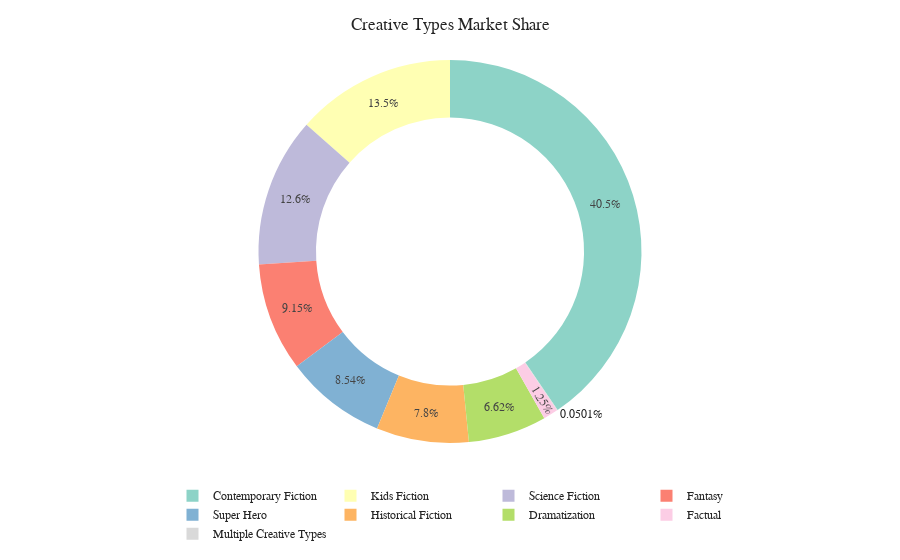

Write notebook code for a chart like this one.
### Code cell
fig = px.pie(popular_creative_types, names="CREATIVE TYPES", values="market_share", hole=0.7, custom_data=["CREATIVE TYPES"],color_discrete_sequence=px.colors.qualitative.Set3)

fig.update_traces(hovertemplate="<br>".join(["<b>%{customdata[0]}<b>"]))

fig.update_layout(template="simple_white", title="Creative Types Market Share")
fig.update_layout(title_x=0.5,
    font_family="Rockwell",
    legend=dict(
        title=None, orientation="h", x=0.5, xanchor="center"
    )
)

fig.show()

### Figure 1 — Plotly figure (JSON) as saved in the notebook; plotly's stock layout.template omitted (floating-point values rounded to 4 significant figures)
{"data": [{"customdata": [["Contemporary Fiction"], ["Factual"], ["Historical Fiction"], ["Dramatization"], ["Fantasy"], ["Science Fiction"], ["Kids Fiction"], ["Super Hero"], ["Multiple Creative Types"]], "domain": {"x": [0, 1], "y": [0, 1]}, "hole": 0.7, "hovertemplate": "<b>%{customdata[0]}<b>", "labels": ["Contemporary Fiction", "Factual", "Historical Fiction", "Dramatization", "Fantasy", "Science Fiction", "Kids Fiction", "Super Hero", "Multiple Creative Types"], "legendgroup": "", "name": "", "showlegend": true, "type": "pie", "values": [40.46, 1.25, 7.79, 6.61, 9.14, 12.59, 13.47, 8.53, 0.05]}], "layout": {"font": {"family": "Rockwell"}, "legend": {"orientation": "h", "title": {}, "tracegroupgap": 0, "x": 0.5, "xanchor": "center"}, "margin": {"t": 60}, "piecolorway": ["rgb(141,211,199)", "rgb(255,255,179)", "rgb(190,186,218)", "rgb(251,128,114)", "rgb(128,177,211)", "rgb(253,180,98)", "rgb(179,222,105)", "rgb(252,205,229)", "rgb(217,217,217)", "rgb(188,128,189)", "rgb(204,235,197)", "rgb(255,237,111)"], "title": {"text": "Creative Types Market Share", "x": 0.5}}}
